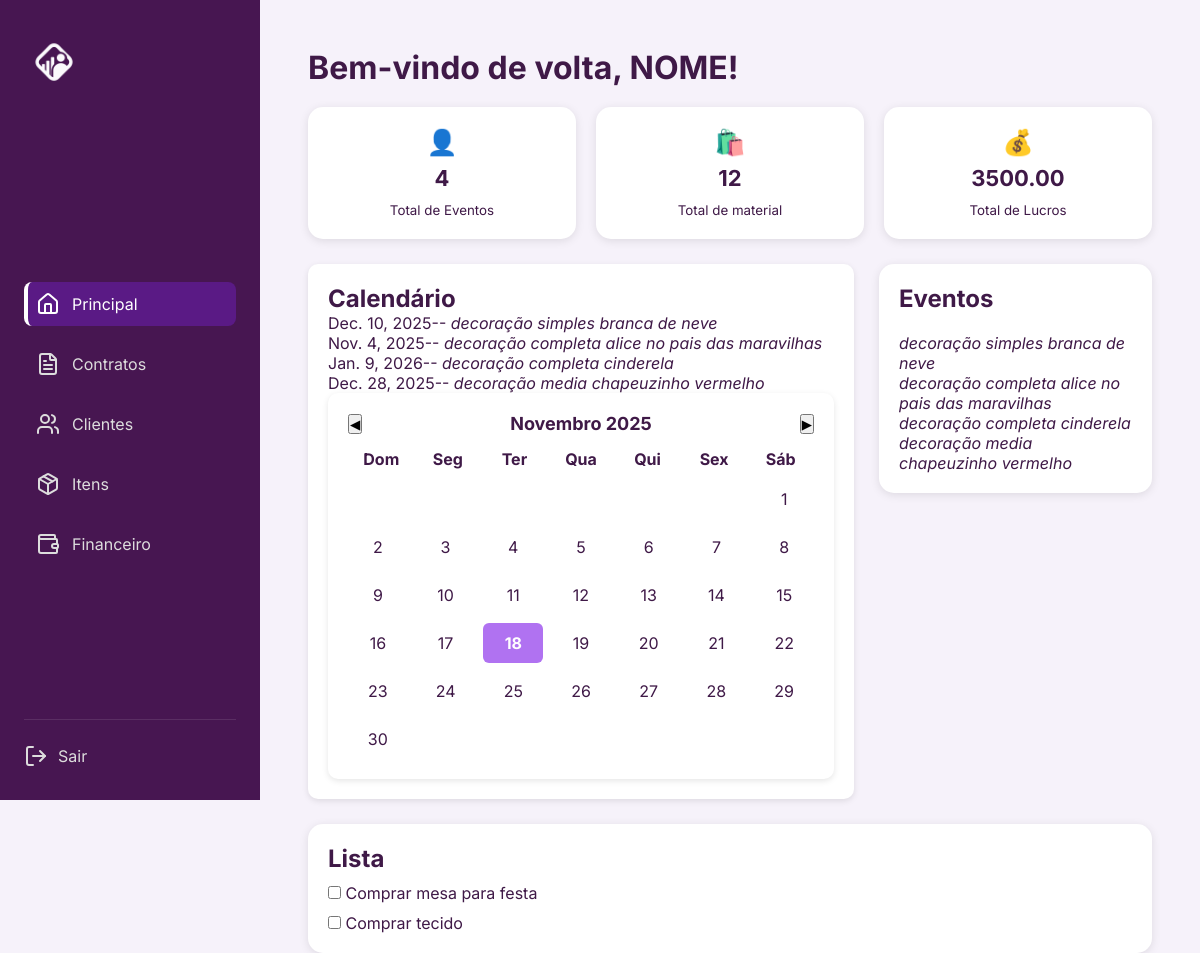
/home/, run on the app's committed database.
### forum/models.py (models this page shows, shortened)
class Festa(models.Model):
    nome_festa = models.CharField(max_length=100)
    data = models.DateField()
    local = models.CharField(max_length=150)
    cliente = models.ForeignKey(Cliente, on_delete=models.CASCADE)
    preco = models.DecimalField(max_digits=10, decimal_places=2, blank=True, null=True)

### home/views.py (the view)
# urls.py: path('', views.home, name='home'),
def home(request):
    total_festas = Festa.objects.count()
    total_itens = Material.objects.count() # conta quantos registros existem
    festas = Festa.objects.all()
    total_precos = sum(f.preco for f in festas if f.preco)
    return render(request, 'home/index.html', {
        'total_festas': total_festas,
         'total_itens': total_itens,
         'festas': festas,
         'total_precos': total_precos})

### home/templates/home/index.html (shortened to what this page needs)
<!DOCTYPE html>
<html lang="pt-BR">
  <head>
    {% load static %}
    <link rel="stylesheet" href="{% static 'home/style.css' %}" />
  </head>
  <body data-section="home">
    <div class="container">
      <aside class="sidebar">
        <div class="logo">
          <img src="{% static 'home/img/logobranca.png' %}" />
        </div>
        <nav class="menu">
          <a
            href="{% url 'home' %}"
            class="menu-item active"
            data-section="home"
          >
            <i data-lucide="home"></i>
            <span>Principal</span>
          </a>
          <a
            href="{% url 'contratos' %}"
            class="menu-item"
            data-section="contratos"
          >
            <i data-lucide="file-text"></i>
            <span>Contratos</span>
          </a>
          <a
            href="{% url 'lista_clientes' %}"
            class="menu-item"
            data-section="clientes"
          >
            <i data-lucide="users"></i>
            <span>Clientes</span>
          </a>
          <a
            href="{% url 'listar_itens' %}"
            class="menu-item"
            data-section="itens"
          >
            <i data-lucide="package"></i>
            <span>Itens</span>
          </a>
          <a
            href="{% url 'painel_financeiro' %}"
            class="menu-item"
            data-section="financas"
          >
            <i data-lucide="wallet"></i>
            <span>Financeiro</span>
          </a>
        </nav>
        <div class="logout">
          <a href="#">
            <i data-lucide="log-out"></i>
            <span>Sair</span>
          </a>
        </div>
      </aside>
      <main class="main">
        <h1>Bem-vindo de volta, NOME!</h1>
        <section class="cards">
          <div class="card">
            <span>👤</span>
            <p>{{total_festas}}</p>
            <small>Total de Eventos</small>
          </div>
          <div class="card">
            <span>🛍️</span>
            <p>{{total_itens}}</p>
            <small>Total de material</small>
          </div>
          <div class="card">
            <span>💰</span>
            <p>{{ total_precos }}</p>
            <small>Total de Lucros</small>
          </div>
        </section>
        <div class="grid">
          <section class="calendar">
            <h2>Calendário</h2>
            {% for festa in festas %}
            <td>{{ festa.data }}--</td>
            <td><em>{{ festa.nome_festa }}</em></td>
            <br />
            {% endfor %}
            <div class="calendar-box">
              <div class="calendar" id="calendar"></div>
            </div>
          </section>
          <section class="events">
            <h2>Eventos</h2>
            {% for festa in festas %}
            <tr>
              <br />
              <td><em>{{ festa.nome_festa }}</em></td>
            </tr>
            {% endfor %}
          </section>
        </div>
        <section class="list">
          <h2>Lista</h2>
          <label><input type="checkbox" /> Comprar mesa para festa</label>
          <label><input type="checkbox" /> Comprar tecido</label>
        </section>
      </main>
    </div>
  </body>
</html>

### home/static/home/style.css (style rules this page uses)
* { margin: 0; padding: 0; box-sizing: border-box; font-family: "Inter", sans-serif; }
:root { --cor-primaria: #471651; --cor-secundaria: #F1E9F2; --text-color: #3F1947; }
body { background-color: #f6f2fa; color: var(--text-color); }
.container { display: flex; height: 100vh; }
.sidebar { width: 260px; background-color: var(--cor-primaria); display: flex; flex-direction: column; justify-content: space-between; padding: 32px 24px; color: #fff; }
.logo img { width: 60px; margin-bottom: 32px; }
.menu { display: flex; flex-direction: column; gap: 16px; }
.menu-item { display: flex; align-items: center; gap: 12px; text-decoration: none; color: #ddd; padding: 10px 12px; border-radius: 8px; transition: all 0.2s; }
.menu-item.active { background-color: #5A1A85; color: #fff; border-left: 4px solid #fff; padding-left: 8px; }
.logout { border-top: 1px solid rgba(255, 255, 255, 0.1); padding-top: 24px; }
.logout a { color: #ddd; text-decoration: none; display: flex; align-items: center; gap: 10px; transition: color 0.2s; }
.main { flex: 1; padding: 48px; }
.cards { display: flex; gap: 20px; margin: 20px 0; }
.card { flex: 1; background-color: #fff; border-radius: 15px; box-shadow: 0 2px 10px rgba(0, 0, 0, 0.1); text-align: center; padding: 20px; }
.card span { font-size: 25px; }
.card p { font-size: 22px; font-weight: bold; margin: 8px 0; }
.grid { display: grid; grid-template-columns: 2fr 1fr; gap: 25px; margin-top: 25px; align-items: flex-start; }
.calendar, .events, .list { background-color: #fff; border-radius: 15px; box-shadow: 0 2px 10px rgba(0, 0, 0, 0.1); padding: 20px; }
.calendar { background-color: #fff; border-radius: 10px; padding: 20px; box-shadow: 0px 2px 6px rgba(0, 0, 0, 0.1); width: 100%; }
.list { margin-top: 25px; width: 100%; }
.list label { display: block; margin-top: 10px; }

### data on the page
Festa: data "Dec. 10, 2025", nome_festa "decoração simples branca de neve"
Festa: data "Nov. 4, 2025", nome_festa "decoração completa alice no pais das maravilhas"
Festa: data "Jan. 9, 2026", nome_festa "decoração completa cinderela"
Festa: data "Dec. 28, 2025", nome_festa "decoração media chapeuzinho vermelho"

### other printed values
{{ total_festas }} "4"
{{ total_itens }} "12"
{{ total_precos }} "3500.00"
